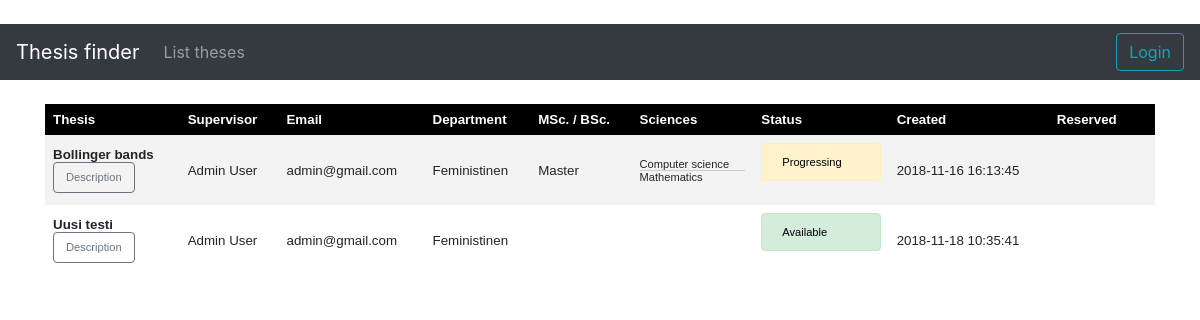
The page /theses on the database its author committed.
### application/theses/models.py (models this page shows, shortened)
class Thesis(Base):
    thesisID = db.Column(db.Integer, primary_key=True)
    title = db.Column(db.String(144), nullable=False)
    description = db.Column(db.String(144), nullable=False)
    level = db.Column(db.Boolean)
    author = db.Column(db.String(144), nullable=True)
    status = db.Column(db.Integer)
    completedOn = db.Column(db.DateTime, default=db.func.current_timestamp())
    reservedOn = db.Column(db.DateTime, nullable = True)
    userID = db.Column(db.String, db.ForeignKey('account.userID'),
                           nullable=False)
    science2thesis = db.relationship("Science", secondary = science2thesis,
                               backref=db.backref('theses', lazy = 'joined'))

### application/departments/models.py (models this page shows, shortened)
class Dept(Base):
    __tablename__ = "department"
    departmentID = db.Column(db.Integer, primary_key=True)
    name = db.Column(db.String(144), nullable=False)
    accounts = db.relationship("User", backref='user_department', lazy=True)

### application/science/models.py (models this page shows, shortened)
class Science(Base):
    __tablename__ = "science"
    scienceID = db.Column(db.Integer, primary_key=True)
    name = db.Column(db.String(144), nullable=False)
    science2thesis = db.relationship("Thesis", secondary = science2thesis,
                               backref=db.backref('sciences', lazy = 'dynamic'))

### application/theses/views.py (the view)
@app.route("/theses", methods=["GET"])
def theses_index():
    theses = Thesis.query.all()
    statuses = ["Available","Progressing","Completed"]
    depts = Dept.query.all()
    return render_template("theses/list.html", theses = theses, statuses = statuses, depts = depts)

### application/templates/theses/list.html (shortened to what this page needs)
{% extends "layout.html" %}
{% block body %}
<table>
    <tr>
        <th>Thesis</th>
        <th>Supervisor</th>
        <th>Email</th>
        <th>Department</th>
        <th>MSc. / BSc.</th>
        <th>Sciences</th>
        <th>Status</th>
        <th>Created</th>
        <th>Reserved</th>
        <th colspan="2"></th>
    </tr>
      {% if theses|length < 1 %}
      <tr>
          <td colspan="11">There are no theses in the system</td>
      </tr>
    {% else %}
    {% for thesis in theses %}
    <tr>
        <td><b>{{ thesis.title }}</b><br />
        <button type="button" class="btn btn-outline-secondary" title="{{ thesis.title }}" data-trigger="focus" data-container="body" data-toggle="popover" data-placement="right" data-content="{{thesis.description}}">
        Description</button></td>
        {% set fullname = thesis.account.firstName + ' ' + thesis.account.lastName %}
            <td>{{fullname}}</td>
            <td>{{ thesis.userID }}</td>
            <td>{% for dept in depts %} {% if dept.departmentID == thesis.account.department %} {{dept.name}} {% endif %} {% endfor %}</td>
            {% if thesis.level %}
            <td>Master</td>
            {% elif thesis.level is not none %}
            <td>Bachelor</td>
            {% else %}
            <td />
            {% endif %}
            <td>
                <ul class="listings">
                {% for id in thesis.sciences %}
                    <li class="listings">{{id.name}}</li>
                    {% endfor %}
                </ul>
            </td>
            <td>
            {% if thesis.status == 0 %}
                <div class="alert alert-success" role="alert">
                {{ statuses[thesis.status] }}
            </div>
            {% elif thesis.status == 1 %}
                <div class="alert alert-warning" role="alert">
                    {{ statuses[thesis.status] }}
                </div>
            {% elif thesis.status == 2 %}
                <div class="alert alert-primary" role="alert">
                    {{ statuses[thesis.status] }}
                </div>
            {% endif %}
            </td>
            <td>{{ thesis.createdOn }}</td>
            <td>{{ thesis.reservedOn if thesis.reservedOn }}</td>
        <td>
        </td>
</tr>
    {% endfor %}
      {% endif %}
</table>
{% endblock %}

### application/templates/layout.html (shortened to what this page needs)
﻿<!DOCTYPE html>
  <html>
  <head>
      <link rel="stylesheet" href="https://maxcdn.bootstrapcdn.com/bootstrap/4.0.0/css/bootstrap.min.css">
  </head>
    <body>
        <nav class="navbar navbar-expand-md navbar-dark bg-dark mb-4">
            <a class="navbar-brand" href="#">Thesis finder</a>
            <div class="collapse navbar-collapse" id="navbarCollapse">
                <ul class="navbar-nav mr-auto">
                    <li class="nav-item">
                        <a class="nav-link" href="{{ url_for('theses_index') }} ">List theses</a>
                    </li>
</ul>
                <div class="login">
                    {% if current_user.is_authenticated %}
                    Logged in as {{ current_user.firstName }}
                        {% if current_user.admin %}
                            (admin)
                        {% else %}
                            (supervisor)
                        {% endif %}
                           <a class="btn btn-outline-info" href="{{ url_for('auth_logout') }}" role="button">Logout</a>
                    {% else %}
                            <a class="btn btn-outline-info" href="{{ url_for('auth_login') }}" role="button">Login</a>
                    {% endif %}
                </div>
            </div>
        </nav>
        <main role="main" class="container">
            {% block body %}{% endblock %}
        </main>
    </body>
  </html>

### application/templates/layout.html (style rules this page uses)
table { font-family: arial, sans-serif; border-collapse: collapse; width: 100%; font-size: smaller; }
th { color: #ffffff; background-color: #000000; text-align: left; padding: 8px; }
td { border: 1px solid #; text-align: left; padding: 8px; }
tr:nth-child(even) { background-color: #f3f3f3; }
.login { color: #ffffff }
.alert { color: #000000; font-size: smaller; }
ul.listings { list-style-type: none; margin: 0; padding: 0; }
li.listings { font-size: smaller; border-bottom: 1px solid #ccc; }
li:last-child.listings { border: none; }
.btn-outline-secondary { font-size: smaller; }
.login { font-size:smaller; }

### rows shown on the page
Thesis: title "Bollinger bands", fullname "Admin User", userID "admin@gmail.com", level "Master", status "Progressing", createdOn "2018-11-16 16:13:45"
Dept: name "Feministinen"
Science: name "Computer science"
Science: name "Mathematics"
Thesis: title "Uusi testi", fullname "Admin User", userID "admin@gmail.com", status "Available", createdOn "2018-11-18 10:35:41"
